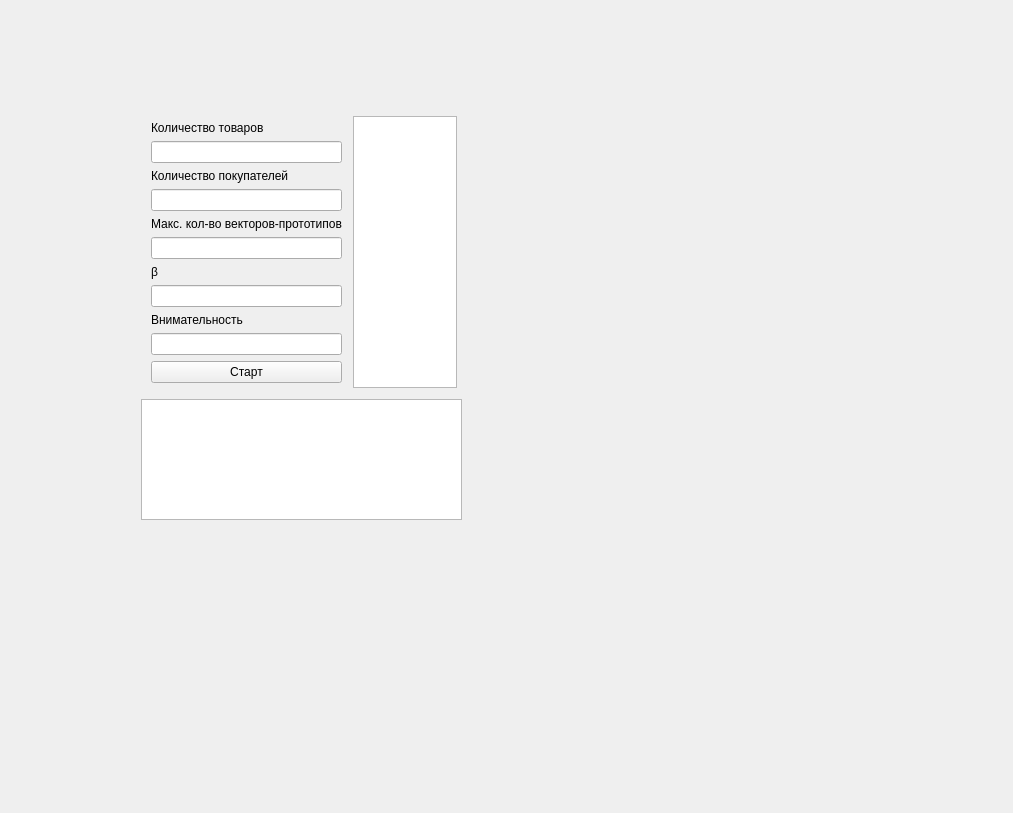
<?xml version="1.0" encoding="UTF-8"?>
<ui version="4.0">
 <class>Form</class>
 <widget class="QWidget" name="Form">
  <property name="geometry">
   <rect>
    <x>0</x>
    <y>0</y>
    <width>1013</width>
    <height>813</height>
   </rect>
  </property>
  <property name="windowTitle">
   <string>Form</string>
  </property>
  <widget class="QWidget" name="verticalLayoutWidget_2">
   <property name="geometry">
    <rect>
     <x>140</x>
     <y>110</y>
     <width>323</width>
     <height>411</height>
    </rect>
   </property>
   <layout class="QVBoxLayout" name="verticalLayout_2">
    <property name="leftMargin">
     <number>1</number>
    </property>
    <property name="topMargin">
     <number>1</number>
    </property>
    <property name="rightMargin">
     <number>1</number>
    </property>
    <property name="bottomMargin">
     <number>1</number>
    </property>
    <item>
     <layout class="QHBoxLayout" name="horizontalLayout">
      <property name="leftMargin">
       <number>5</number>
      </property>
      <property name="topMargin">
       <number>5</number>
      </property>
      <property name="rightMargin">
       <number>5</number>
      </property>
      <property name="bottomMargin">
       <number>5</number>
      </property>
      <item>
       <layout class="QVBoxLayout" name="verticalLayout">
        <property name="sizeConstraint">
         <enum>QLayout::SetMinimumSize</enum>
        </property>
        <property name="leftMargin">
         <number>5</number>
        </property>
        <property name="topMargin">
         <number>5</number>
        </property>
        <property name="rightMargin">
         <number>5</number>
        </property>
        <property name="bottomMargin">
         <number>5</number>
        </property>
        <item>
         <widget class="QLabel" name="label_2">
          <property name="text">
           <string>Количество товаров</string>
          </property>
         </widget>
        </item>
        <item>
         <widget class="QLineEdit" name="max_items_edit"/>
        </item>
        <item>
         <widget class="QLabel" name="label_3">
          <property name="text">
           <string>Количество покупателей</string>
          </property>
         </widget>
        </item>
        <item>
         <widget class="QLineEdit" name="max_customers_edit"/>
        </item>
        <item>
         <widget class="QLabel" name="label_4">
          <property name="text">
           <string>Макс. кол-во векторов-прототипов</string>
          </property>
         </widget>
        </item>
        <item>
         <widget class="QLineEdit" name="total_prototype_vectors_edit"/>
        </item>
        <item>
         <widget class="QLabel" name="label_5">
          <property name="text">
           <string>β</string>
          </property>
         </widget>
        </item>
        <item>
         <widget class="QLineEdit" name="beta_edit"/>
        </item>
        <item>
         <widget class="QLabel" name="label_6">
          <property name="text">
           <string>Внимательность</string>
          </property>
         </widget>
        </item>
        <item>
         <widget class="QLineEdit" name="vigilance_edit"/>
        </item>
        <item>
         <widget class="QPushButton" name="get_recommendations_button">
          <property name="text">
           <string>Старт</string>
          </property>
         </widget>
        </item>
        <item>
         <spacer name="verticalSpacer">
          <property name="orientation">
           <enum>Qt::Vertical</enum>
          </property>
          <property name="sizeHint" stdset="0">
           <size>
            <width>20</width>
            <height>40</height>
           </size>
          </property>
         </spacer>
        </item>
       </layout>
      </item>
      <item>
       <widget class="QPlainTextEdit" name="logs"/>
      </item>
     </layout>
    </item>
    <item>
     <widget class="QTableWidget" name="database_table_widget"/>
    </item>
   </layout>
  </widget>
 </widget>
 <resources/>
 <connections/>
</ui>
